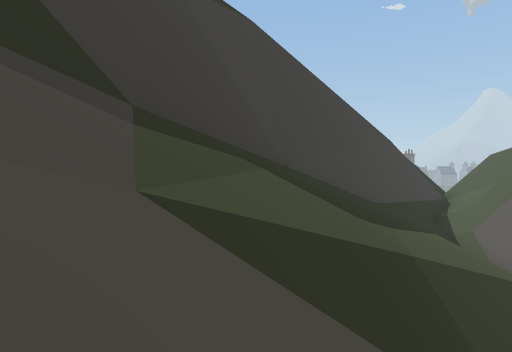
[1] (above)

16 first-person views from a walk through a Unity game level. The camera is 1.3 m above the floor, tilts 2° down and sees 75° across. Doors are open. The floor is counted in squares, 2 m on a side. Each view is taken from the middle of a square. On the plan, view 1 faces up. The plan holds only what a view shows up to about 10 squares ahead; the rest is blank. The place goes on beyond the plan. The player character is not drawn. Some animated figures are left out.

[2]
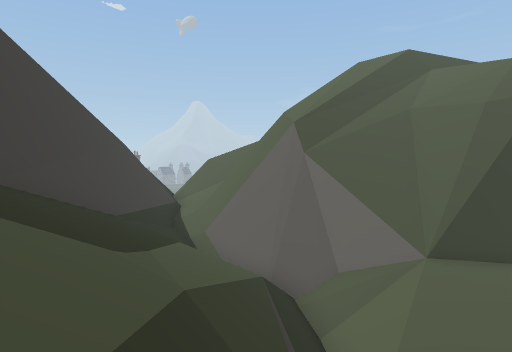

[3]
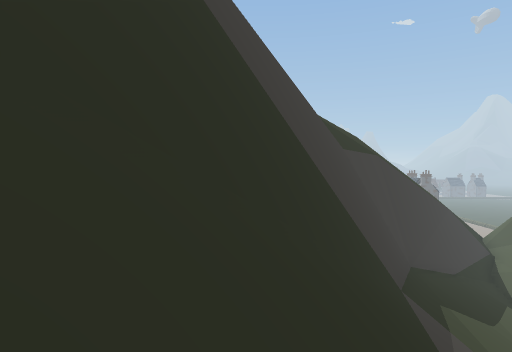

[4]
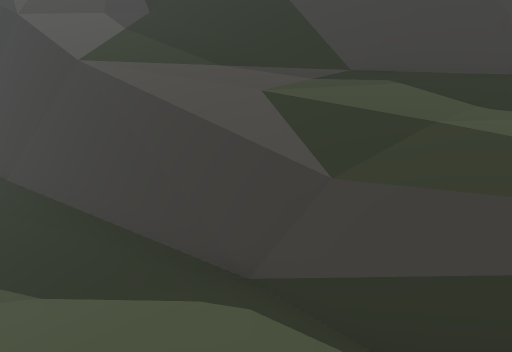

[5]
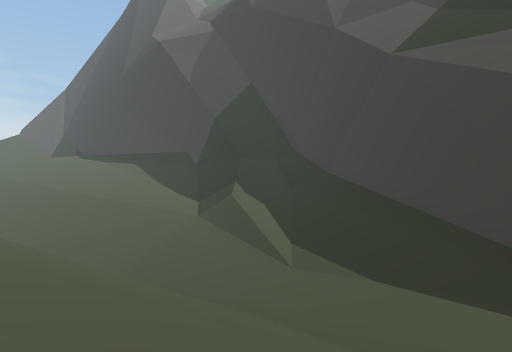

[6]
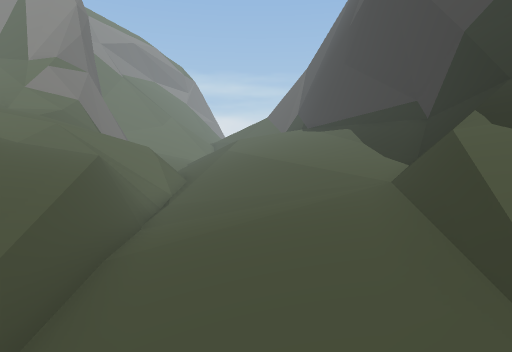

[7]
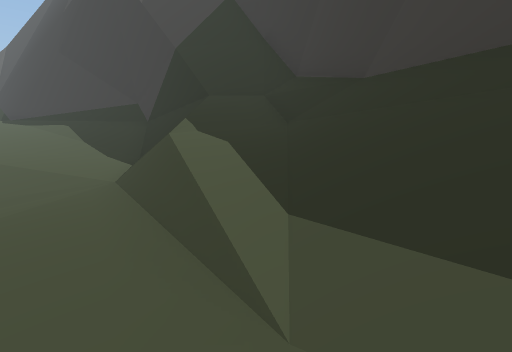

[8]
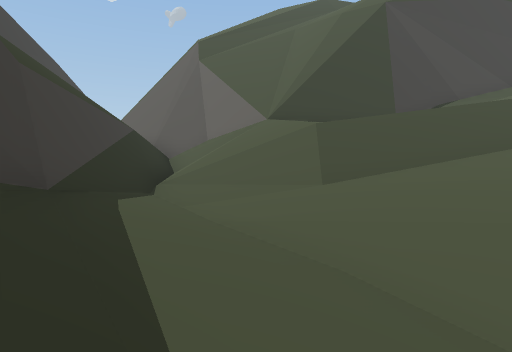

[9]
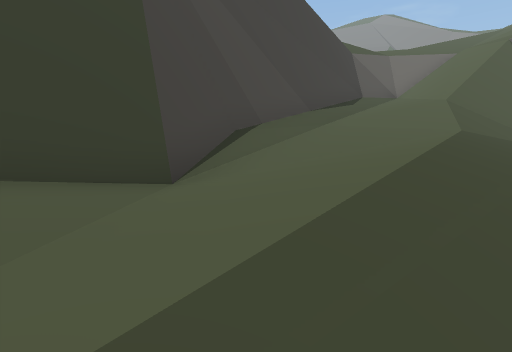

[10]
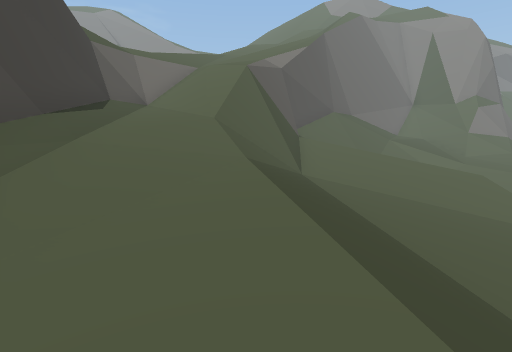

[11]
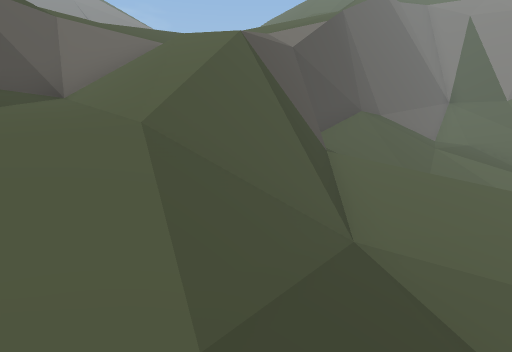

[12]
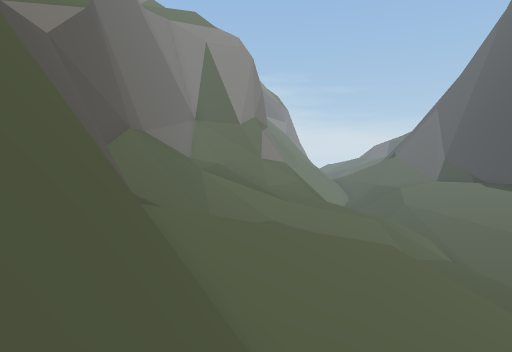

[13]
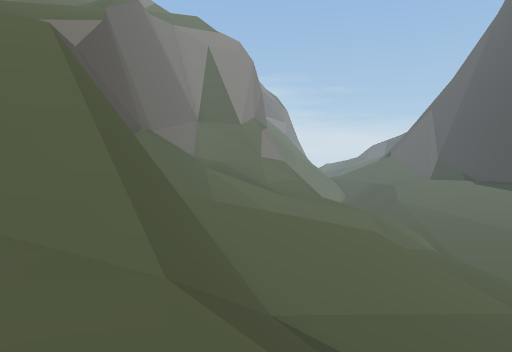

[14]
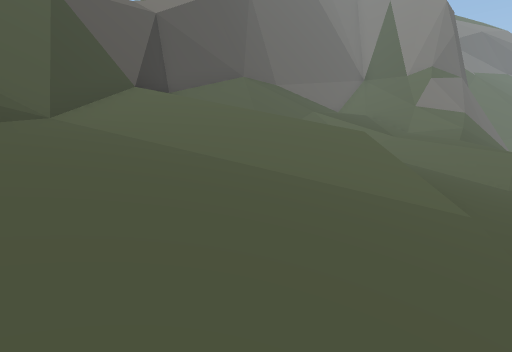

[15]
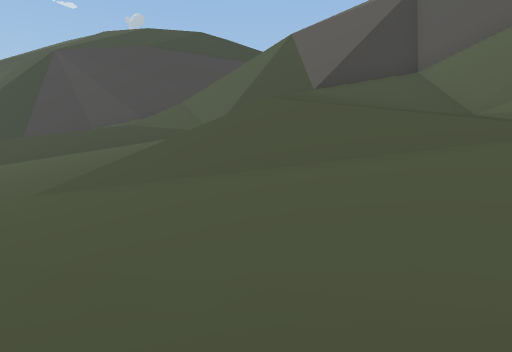

[16]
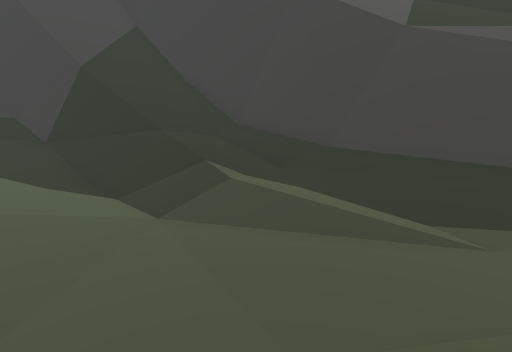

### Floor plan
Key: @ floor where view 1 was taken; # wall or solid block; . main floor; - floor 1.5 m lower than the main floor; : floor 1.75 m higher than the main floor; _ floor 3 m lower than the main floor; + floor 3.25 m higher than the main floor; * floor 5 m higher than the main floor; / step, stairs or slope; = window, fence, low wall or low ledge; ^ raised ledge; v drop or lower ground.
Columns run from 5 left of view 1 to 20 right of it. Each row starts with its distance up from view 1.
 11         /v#
 10        /=#//^^
  9       /##//#^
  8     //##// # v
  7    =v=#////#^v/
  6   =#==//////#=v
  5    v^////////^=vv
  4  =v==////=///=^vv/
  3  v=^////##///+#=v/
  2 vv^///=##.///++^=
  1 v^=///v#..//++++#^
  0  ^///@#....//++++/#=
 -1 ^////##.././///++*/#^
 -2 #///=#/../..:///***//#=
 -3 ///v#//../..: ////////#==
 -4  /v#///.-//.: ++///////=v
 -5   =////-///. ::++///#///=/
 -6   #///.--/// ::+++/==///=/
 -7  ^///=.--=// ::+++//^v////
 -8  ^///v.--=./ ::+/////=v
 -9 ##//==.--==//:://////#=/
-10 #///=.---_#./::///////#//
-11 #///=.---_#../:///////=#//
-12 #///./---_#v./:+/++////#//
-13 ##//.//--_##.:::/+++///#//
-14  ##..////__#/:::++  ///#v

Positions as (right, up) in squares from view 1, and headings:
1: (0, 0), facing up
2: (0, 1), facing up-right
3: (-4, -3), facing up
4: (7, 1), facing left
5: (7, 0), facing down-left
6: (2, -4), facing down
7: (2, -4), facing down-left
8: (1, -3), facing up-right
9: (7, 0), facing right
10: (9, 0), facing down-right
11: (12, -3), facing down-right
12: (14, -4), facing down
13: (14, -3), facing down
14: (8, -5), facing down-right
15: (8, -14), facing up-right
16: (7, -9), facing left
